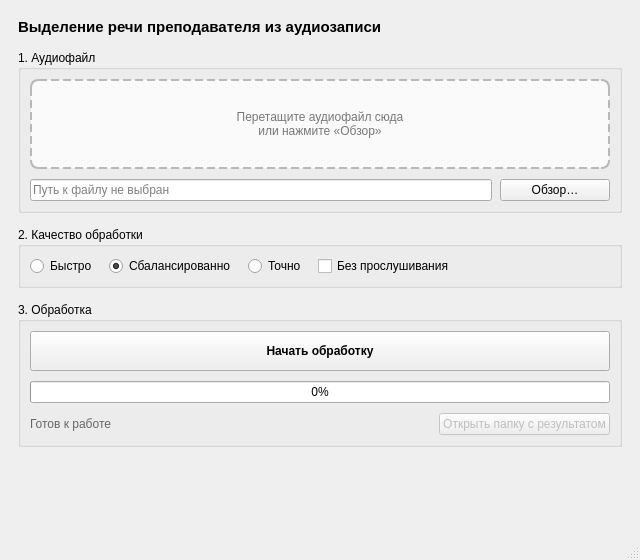
<?xml version="1.0" encoding="UTF-8"?>
<ui version="4.0">
 <class>MainWindow</class>
 <widget class="QMainWindow" name="MainWindow">
  <property name="geometry">
   <rect>
    <x>0</x>
    <y>0</y>
    <width>640</width>
    <height>560</height>
   </rect>
  </property>
  <property name="windowTitle">
   <string>Выделение речи преподавателя</string>
  </property>
  <widget class="QWidget" name="centralwidget">
   <layout class="QVBoxLayout" name="rootLayout">
    <property name="leftMargin">
     <number>18</number>
    </property>
    <property name="topMargin">
     <number>18</number>
    </property>
    <property name="rightMargin">
     <number>18</number>
    </property>
    <property name="bottomMargin">
     <number>18</number>
    </property>
    <property name="spacing">
     <number>14</number>
    </property>
    <item>
     <widget class="QLabel" name="titleLabel">
      <property name="text">
       <string>Выделение речи преподавателя из аудиозаписи</string>
      </property>
      <property name="styleSheet">
       <string>font-size: 15px; font-weight: 600;</string>
      </property>
     </widget>
    </item>
    <!-- ШАГ 1: ФАЙЛ -->
    <item>
     <widget class="QGroupBox" name="groupFile">
      <property name="title">
       <string>1. Аудиофайл</string>
      </property>
      <layout class="QVBoxLayout" name="fileLayout">
       <property name="spacing">
        <number>10</number>
       </property>
       <item>
        <widget class="QLabel" name="dropZone">
         <property name="minimumSize">
          <size>
           <width>0</width>
           <height>90</height>
          </size>
         </property>
         <property name="text">
          <string>Перетащите аудиофайл сюда
или нажмите «Обзор»</string>
         </property>
         <property name="alignment">
          <set>Qt::AlignCenter</set>
         </property>
         <property name="styleSheet">
          <string>QLabel { border: 2px dashed #b8b8b8; border-radius: 8px; color: #777; background: #fafafa; }</string>
         </property>
        </widget>
       </item>
       <item>
        <layout class="QHBoxLayout" name="pathRow">
         <property name="spacing">
          <number>8</number>
         </property>
         <item>
          <widget class="QLineEdit" name="lineEdit">
           <property name="placeholderText">
            <string>Путь к файлу не выбран</string>
           </property>
           <property name="readOnly">
            <bool>true</bool>
           </property>
          </widget>
         </item>
         <item>
          <widget class="QPushButton" name="pushButton_view">
           <property name="minimumSize">
            <size>
             <width>110</width>
             <height>0</height>
            </size>
           </property>
           <property name="text">
            <string>Обзор…</string>
           </property>
          </widget>
         </item>
        </layout>
       </item>
      </layout>
     </widget>
    </item>
    <!-- ШАГ 2: КАЧЕСТВО -->
    <item>
     <widget class="QGroupBox" name="groupQuality">
      <property name="title">
       <string>2. Качество обработки</string>
      </property>
      <layout class="QHBoxLayout" name="qualityLayout">
       <property name="spacing">
        <number>12</number>
       </property>
       <item>
        <widget class="QRadioButton" name="radioLow">
         <property name="text">
          <string>Быстро</string>
         </property>
         <property name="toolTip">
          <string>Меньше времени, ниже точность выделения</string>
         </property>
        </widget>
       </item>
       <item>
        <widget class="QRadioButton" name="radioMedium">
         <property name="text">
          <string>Сбалансированно</string>
         </property>
         <property name="toolTip">
          <string>Разумный компромисс между скоростью и точностью</string>
         </property>
         <property name="checked">
          <bool>true</bool>
         </property>
        </widget>
       </item>
       <item>
        <widget class="QRadioButton" name="radioHigh">
         <property name="text">
          <string>Точно</string>
         </property>
         <property name="toolTip">
          <string>Максимальная точность, обработка дольше</string>
         </property>
        </widget>
       </item>
       <item>
        <widget class="QCheckBox" name="checkBox_autoconfirm">
         <property name="text">
          <string>Без прослушивания</string>
         </property>
         <property name="toolTip">
          <string>Не показывать диалог подтверждения референса — взять предложенный фрагмент автоматически</string>
         </property>
        </widget>
       </item>
       <item>
        <spacer name="qualitySpacer">
         <property name="orientation">
          <enum>Qt::Horizontal</enum>
         </property>
         <property name="sizeHint" stdset="0">
          <size>
           <width>40</width>
           <height>20</height>
          </size>
         </property>
        </spacer>
       </item>
      </layout>
     </widget>
    </item>
    <!-- ШАГ 3: ОБРАБОТКА -->
    <item>
     <widget class="QGroupBox" name="groupRun">
      <property name="title">
       <string>3. Обработка</string>
      </property>
      <layout class="QVBoxLayout" name="runLayout">
       <property name="spacing">
        <number>10</number>
       </property>
       <item>
        <widget class="QPushButton" name="pushButton_start">
         <property name="minimumSize">
          <size>
           <width>0</width>
           <height>40</height>
          </size>
         </property>
         <property name="text">
          <string>Начать обработку</string>
         </property>
         <property name="styleSheet">
          <string>QPushButton { font-weight: 600; }</string>
         </property>
        </widget>
       </item>
       <item>
        <widget class="QProgressBar" name="progressBar">
         <property name="value">
          <number>0</number>
         </property>
        </widget>
       </item>
       <item>
        <layout class="QHBoxLayout" name="bottomRow">
         <property name="spacing">
          <number>8</number>
         </property>
         <item>
          <widget class="QLabel" name="statusLabel">
           <property name="text">
            <string>Готов к работе</string>
           </property>
           <property name="styleSheet">
            <string>color: #666;</string>
           </property>
          </widget>
         </item>
         <item>
          <spacer name="bottomSpacer">
           <property name="orientation">
            <enum>Qt::Horizontal</enum>
           </property>
           <property name="sizeHint" stdset="0">
            <size>
             <width>40</width>
             <height>20</height>
            </size>
           </property>
          </spacer>
         </item>
         <item>
          <widget class="QPushButton" name="pushButton_openFolder">
           <property name="minimumSize">
            <size>
             <width>140</width>
             <height>0</height>
            </size>
           </property>
           <property name="enabled">
            <bool>false</bool>
           </property>
           <property name="text">
            <string>Открыть папку с результатом</string>
           </property>
          </widget>
         </item>
        </layout>
       </item>
      </layout>
     </widget>
    </item>
    <item>
     <spacer name="verticalSpacer">
      <property name="orientation">
       <enum>Qt::Vertical</enum>
      </property>
      <property name="sizeHint" stdset="0">
       <size>
        <width>20</width>
        <height>10</height>
       </size>
      </property>
     </spacer>
    </item>
   </layout>
  </widget>
  <widget class="QStatusBar" name="statusbar"/>
 </widget>
 <resources/>
 <connections/>
</ui>
